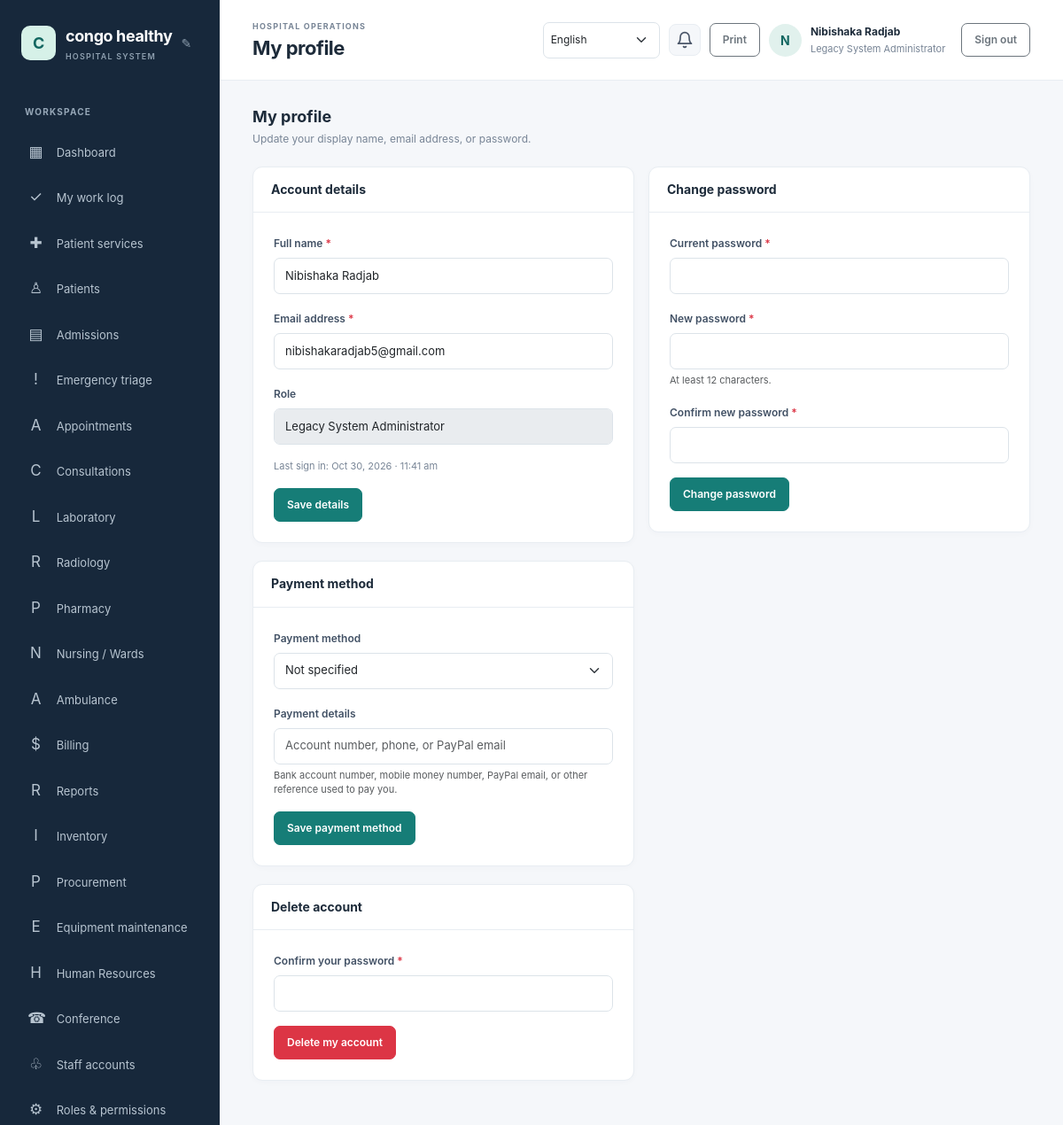
The app's page /profile.php (signed in) with its own data.
### tables this page shows
CREATE TABLE `hospital_settings` (
  `setting_key` varchar(80) NOT NULL,
  `setting_value` text NOT NULL,
  `updated_at` timestamp NOT NULL DEFAULT current_timestamp() ON UPDATE current_timestamp()
);

CREATE TABLE `users` (
  `id` bigint(20) UNSIGNED NOT NULL,
  `role_id` tinyint(3) UNSIGNED NOT NULL,
  `full_name` varchar(160) NOT NULL,
  `email` varchar(190) NOT NULL,
  `password_hash` varchar(255) NOT NULL,
  `is_active` tinyint(1) NOT NULL DEFAULT 1,
  `payment_method` enum('bank_transfer','mobile_money','paypal','other') DEFAULT NULL,
  `payment_details` varchar(255) DEFAULT NULL,
  `last_login_at` datetime DEFAULT NULL,
  `created_at` timestamp NOT NULL DEFAULT current_timestamp()
);

CREATE TABLE `roles` (
  `id` tinyint(3) UNSIGNED NOT NULL,
  `role_key` varchar(40) NOT NULL,
  `name` varchar(80) NOT NULL
);

### config/database.php (called while the page is built, shortened)
<?php
$host = getenv('DB_HOST') ?: '127.0.0.1';
$port = getenv('DB_PORT') ?: '3306';
$name = getenv('DB_NAME') ?: 'hospital_management';
$user = getenv('DB_USER') ?: 'root';
$password = getenv('DB_PASSWORD') ?: '';
try {
    $pdo = new PDO(
        "mysql:host={$host};port={$port};dbname={$name};charset=utf8mb4",
        $user,
        $password,
        [
            PDO::ATTR_ERRMODE => PDO::ERRMODE_EXCEPTION,
            PDO::ATTR_DEFAULT_FETCH_MODE => PDO::FETCH_ASSOC,
            PDO::ATTR_EMULATE_PREPARES => false,
        ]
    );
} catch (PDOException $exception) {
    error_log('Database connection failed: ' . $exception->getMessage());
    http_response_code(500);
    exit('Database connection failed. Check the database settings and import database/schema.sql.');
}
return $pdo;

### includes/functions.php (called while the page is built, shortened)
<?php
function e(?string $value): string
{
    return htmlspecialchars($value ?? '', ENT_QUOTES | ENT_SUBSTITUTE, 'UTF-8');
}
function get_hospital_name(): string
{
    global $pdo;
    static $name = null;
    if ($name === null) {
        try {
            $name = (string) $pdo->query(
                "SELECT setting_value FROM hospital_settings WHERE setting_key = 'hospital_name'"
            )->fetchColumn();
        } catch (\Throwable) {
            $name = 'KivuCare';
        }
    }
    return $name;
}

### includes/auth.php (called while the page is built, shortened)
<?php
require_once __DIR__ . '/bootstrap.php';
function require_login(): void
{
    global $pdo;
    $statement = $pdo->prepare(
        'SELECT u.is_active, r.id AS role_id, r.role_key, r.name AS role_name
         FROM users u JOIN roles r ON r.id = u.role_id WHERE u.id = :id'
    );
    $statement->execute(['id' => $_SESSION['user']['id']]);
}
function has_permission(string $permissionKey): bool
{
    static $permissionsByRole = [];
    $roleId = (int) (current_user()['role_id'] ?? 0);
    if (!isset($permissionsByRole[$roleId])) {
        global $pdo;
        $statement = $pdo->prepare(
            'SELECT p.permission_key
             FROM role_permissions rp
             JOIN permissions p ON p.id = rp.permission_id
             WHERE rp.role_id = :role_id'
        );
        $statement->execute(['role_id' => $roleId]);
        $permissionsByRole[$roleId] = array_fill_keys(
            array_column($statement->fetchAll(), 'permission_key'),
            true
        );
    }
    return isset($permissionsByRole[$roleId][$permissionKey]);
}
function current_user(): array
{
    return $_SESSION['user'] ?? [];
}

### profile.php (the view, shortened to what this page needs)
<?php
require_once __DIR__ . '/includes/auth.php';
require_login();
$userId = (int) current_user()['id'];
$me = $pdo->prepare('SELECT full_name, email, last_login_at, payment_method, payment_details FROM users WHERE id = :id');
$me->execute(['id' => $userId]);
$me = $me->fetch();
$pageTitle = 'My profile';
require __DIR__ . '/includes/header.php';
?>
<div class="page-heading">
    <div><h2>My profile</h2><p>Update your display name, email address, or password.</p></div>
</div>
<div class="row g-3">
    <div class="col-12 col-md-6">
        <section class="content-card mt-0">
            <div class="card-heading"><h3>Account details</h3></div>
            <form method="post" class="form-card">
                <div class="mb-3">
                    <label class="form-label" for="full_name">Full name <span class="text-danger">*</span></label>
                    <input class="form-control" id="full_name" name="full_name" maxlength="160" required value="<?= e($me['full_name']) ?>">
                </div>
                <div class="mb-3">
                    <label class="form-label" for="email">Email address <span class="text-danger">*</span></label>
                    <input class="form-control" id="email" name="email" type="email" maxlength="190" required value="<?= e($me['email']) ?>">
                </div>
                <div class="mb-3">
                    <label class="form-label">Role</label>
                    <input class="form-control" type="text" disabled value="<?= e(current_user()['role_name'] ?? '') ?>">
                </div>
                <?php if ($me['last_login_at']): ?>
                    <p class="subtle mb-3">Last sign in: <?= e(date('M j, Y · g:i a', strtotime($me['last_login_at']))) ?></p>
                <?php endif; ?>
                <button class="btn btn-primary" type="submit">Save details</button>
            </form>
        </section>
    </div>
    <div class="col-12 col-md-6">
        <section class="content-card mt-0">
            <div class="card-heading"><h3>Change password</h3></div>
            <form method="post" class="form-card">
                <div class="mb-3">
                    <label class="form-label" for="current_password">Current password <span class="text-danger">*</span></label>
                    <input class="form-control" id="current_password" name="current_password" type="password" autocomplete="current-password" required>
                </div>
                <div class="mb-3">
                    <label class="form-label" for="new_password">New password <span class="text-danger">*</span></label>
                    <input class="form-control" id="new_password" name="new_password" type="password" minlength="12" autocomplete="new-password" required>
                    <div class="form-text">At least 12 characters.</div>
                </div>
                <div class="mb-3">
                    <label class="form-label" for="confirm_password">Confirm new password <span class="text-danger">*</span></label>
                    <input class="form-control" id="confirm_password" name="confirm_password" type="password" minlength="12" autocomplete="new-password" required>
                </div>
                <button class="btn btn-primary" type="submit">Change password</button>
            </form>
        </section>
    </div>
</div>
<div class="row g-3 mt-1">
    <div class="col-12 col-md-6">
        <section class="content-card mt-0">
            <div class="card-heading"><h3>Payment method</h3></div>
            <form method="post" class="form-card">
                <div class="mb-3">
                    <label class="form-label" for="payment_method">Payment method</label>
                    <select class="form-select" id="payment_method" name="payment_method">
                        <option value="" <?= !$me['payment_method'] ? 'selected' : '' ?>>Not specified</option>
                    </select>
                </div>
                <div class="mb-3">
                    <label class="form-label" for="payment_details">Payment details</label>
                    <input class="form-control" id="payment_details" name="payment_details" maxlength="255"
                           placeholder="Account number, phone, or PayPal email"
                           value="<?= e($me['payment_details'] ?? '') ?>">
                    <div class="form-text">Bank account number, mobile money number, PayPal email, or other reference used to pay you.</div>
                </div>
                <button class="btn btn-primary" type="submit">Save payment method</button>
            </form>
        </section>
    </div>
</div>
<div class="row g-3 mt-1">
    <div class="col-12 col-md-6">
        <section class="content-card mt-0">
            <div class="card-heading"><h3>Delete account</h3></div>
            <form method="post" class="form-card" onsubmit="return confirm('Permanently delete your account? This cannot be undone.')">
                <div class="mb-3">
                    <label class="form-label" for="delete_password">Confirm your password <span class="text-danger">*</span></label>
                    <input class="form-control" id="delete_password" name="current_password" type="password" autocomplete="current-password" required>
                </div>
                <button class="btn btn-danger" type="submit">Delete my account</button>
            </form>
        </section>
    </div>
</div>
<?php require __DIR__ . '/includes/footer.php'; ?>

### includes/header.php (shortened to what this page needs)
<?php
$pageTitle = $pageTitle ?? 'Dashboard';
$user = current_user();
$_hospitalName = get_hospital_name();
?>
<!doctype html>
<html lang="en">
<head>
    <link href="https://cdn.jsdelivr.net/npm/bootstrap@5.3.3/dist/css/bootstrap.min.css" rel="stylesheet">
    <link href="/hospital%20management/assets/css/app.css" rel="stylesheet">
</head>
<body>
<div class="app-shell">
    <aside class="sidebar" id="workspace-menu" aria-label="Workspace navigation">
        <div class="brand-wrap">
            <a class="brand" href="/hospital%20management/dashboard.php"><span class="brand-mark"><?= e(strtoupper(substr($_hospitalName, 0, 1))) ?></span><span><?= e($_hospitalName) ?><small>HOSPITAL SYSTEM</small></span></a>
            <?php if (has_permission('settings.manage') || ($user['role_key'] ?? '') === 'hospital_admin'): ?>
            <button id="brand-edit-btn" class="brand-edit-btn" title="Edit hospital name">&#9998;</button>
            <?php endif; ?>
        </div>
        <div class="nav-label">WORKSPACE</div>
        <nav class="nav flex-column">
            <a class="nav-link" href="/hospital%20management/dashboard.php"><span>▦</span> Dashboard</a>
            <?php if (has_permission('work_logs.view_own')): ?>
                <a class="nav-link" href="/hospital%20management/work-log/index.php"><span>✓</span> My work log</a>
            <?php endif; ?>
            <?php if (has_permission('patient_services.view_own') || has_permission('patient_services.view_all')): ?>
                <a class="nav-link" href="/hospital%20management/patient-services/index.php"><span>✚</span> Patient services</a>
            <?php endif; ?>
            <?php if (has_permission('patients.view')): ?>
                <a class="nav-link" href="/hospital%20management/patient/index.php"><span>♙</span> Patients</a>
            <?php endif; ?>
            <?php if (has_permission('admissions.view')): ?>
                <a class="nav-link" href="/hospital%20management/admission/index.php"><span>▤</span> Admissions</a>
            <?php endif; ?>
            <?php if (has_permission('triage.view')): ?>
                <a class="nav-link" href="/hospital%20management/emergency/index.php"><span>!</span> Emergency triage</a>
            <?php endif; ?>
            <?php if (has_permission('appointments.view')): ?>
                <a class="nav-link" href="/hospital%20management/appointments/index.php"><span>A</span> Appointments</a>
            <?php endif; ?>
            <?php if (has_permission('visits.view')): ?>
                <a class="nav-link" href="/hospital%20management/consultations/index.php"><span>C</span> Consultations</a>
            <?php endif; ?>
            <?php if (has_permission('lab.requests.view') || has_permission('lab.results.view')): ?>
                <a class="nav-link" href="/hospital%20management/laboratory/index.php"><span>L</span> Laboratory</a>
            <?php endif; ?>
            <?php if (has_permission('radiology.requests.view') || has_permission('radiology.results.manage')): ?>
                <a class="nav-link" href="/hospital%20management/radiology/index.php"><span>R</span> Radiology</a>
            <?php endif; ?>
            <?php if (has_permission('prescriptions.create') || has_permission('prescriptions.view') || has_permission('pharmacy.dispense')): ?>
                <a class="nav-link" href="/hospital%20management/pharmacy/index.php"><span>P</span> Pharmacy</a>
            <?php endif; ?>
            <?php if (has_permission('nursing_notes.manage')): ?>
                <a class="nav-link" href="/hospital%20management/nursing/index.php"><span>N</span> Nursing / Wards</a>
            <?php endif; ?>
            <?php if (has_permission('ambulance.manage') || has_permission('ambulance.requests.create') || has_permission('emergency_requests.view')): ?>
                <a class="nav-link" href="/hospital%20management/ambulance/index.php"><span>A</span> Ambulance</a>
            <?php endif; ?>
            <?php if (has_permission('billing.overview') || has_permission('billing.view') || has_permission('invoices.manage') || has_permission('payments.manage') || has_permission('financial_reports.view')): ?>
                <a class="nav-link" href="/hospital%20management/billing/index.php"><span>$</span> Billing</a>
            <?php endif; ?>
            <?php if (has_permission('reports.view') || has_permission('financial_reports.view') || has_permission('inventory.reports') || has_permission('pharmacy.reports')): ?>
                <a class="nav-link" href="/hospital%20management/reports/index.php"><span>R</span> Reports</a>
            <?php endif; ?>
            <?php if (has_permission('inventory.view')): ?>
                <a class="nav-link" href="/hospital%20management/inventory/index.php"><span>I</span> Inventory</a>
            <?php endif; ?>
            <?php if (has_permission('purchase_orders.manage') || has_permission('suppliers.manage')): ?>
                <a class="nav-link" href="/hospital%20management/inventory/purchases.php"><span>P</span> Procurement</a>
            <?php endif; ?>
            <?php if (has_permission('inventory.view')): ?>
                <a class="nav-link" href="/hospital%20management/inventory/equipment.php"><span>E</span> Equipment maintenance</a>
            <?php endif; ?>
            <?php if (has_permission('attendance.manage') || has_permission('payroll.manage') || has_permission('employees.manage')): ?>
                <a class="nav-link" href="/hospital%20management/hr/index.php"><span>H</span> Human Resources</a>
            <?php endif; ?>
            <a class="nav-link" href="/hospital%20management/conference/index.php"><span>&#9742;</span> Conference</a>
            <?php if (has_permission('users.view')): ?>
                <a class="nav-link" href="/hospital%20management/admin/users.php"><span>♧</span> Staff accounts</a>
            <?php endif; ?>
            <?php if (has_permission('roles.manage')): ?>
                <a class="nav-link" href="/hospital%20management/admin/roles.php"><span>⚙</span> Roles & permissions</a>
            <?php endif; ?>
        </nav>
    </aside>
    <main class="main-content">
        <header class="topbar">
            <div class="topbar-heading">
                <div>
                    <div class="eyebrow">HOSPITAL OPERATIONS</div>
                    <h1><?= e($pageTitle) ?></h1>
                </div>
            </div>
            <div class="user-menu">
                <?= render_language_switcher() ?>
                <div class="notif-bell no-print" id="notifBell" title="Notifications" role="button" tabindex="0" aria-haspopup="true" aria-expanded="false">
                    <svg class="notif-icon" xmlns="http://www.w3.org/2000/svg" width="20" height="20" viewBox="0 0 24 24" fill="none" stroke="currentColor" stroke-width="2" stroke-linecap="round" stroke-linejoin="round" aria-hidden="true"><path d="M18 8A6 6 0 0 0 6 8c0 7-3 9-3 9h18s-3-2-3-9"/><path d="M13.73 21a2 2 0 0 1-3.46 0"/></svg>
                </div>
                <button class="btn btn-sm btn-outline-secondary print-page no-print" type="button" onclick="window.print()">Print</button>
                <a class="avatar no-print" href="/hospital%20management/profile.php" title="Edit profile"><?= e(strtoupper(substr($user['full_name'] ?? 'U', 0, 1))) ?></a>
                <a class="user-detail no-print" href="/hospital%20management/profile.php"><strong><?= e($user['full_name'] ?? '') ?></strong><span><?= e($user['role_name'] ?? '') ?></span></a>
                <form method="post" action="/hospital%20management/logout.php" class="ms-2">
                    <button class="btn btn-sm btn-outline-secondary" type="submit">Sign out</button>
                </form>
            </div>
        </header>
        <section class="page-body">

### records on screen
hospital_settings: setting_value "C", setting_value "congo healthy"
users: role.name "Legacy System Administrator", full_name "Nibishaka Radjab", email "nibishakaradjab5@gmail.com", last_login_at "Oct 30, 2026 · 11:41 am", payment_method "Not specified"

### other values on screen
$pageTitle "My profile"
substr($user['full_name'] ?? 'U', 0, 1) "N"
$user['full_name'] "Nibishaka Radjab"
form field lang "English"
